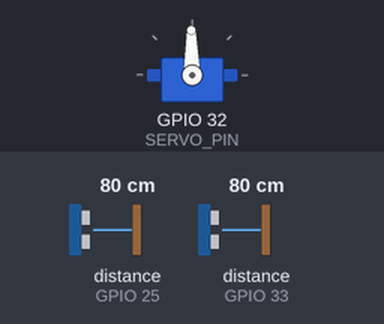
A sketch run on a simulated ESP32. On the bench: servo. The inputs (shaded band) are chosen by the test bench; at power-on: distance to the obstacle (sensors on GPIO 25, GPIO 33) 80 cm. WiFi joins after 1.5 s; servers stay silent unless stated; what the sketch prints to the serial monitor is not drawn.

Above: at 2.7 s.
2.8 s: distance to the obstacle (sensor on GPIO 25) set to 4 cm
5.8 s: distance to the obstacle (sensor on GPIO 33) set to 2 cm
At 6.5 s:
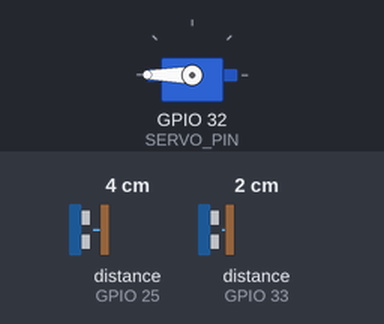
8.8 s: distance to the obstacle (sensor on GPIO 25) set to 9 cm
At 9.5 s:
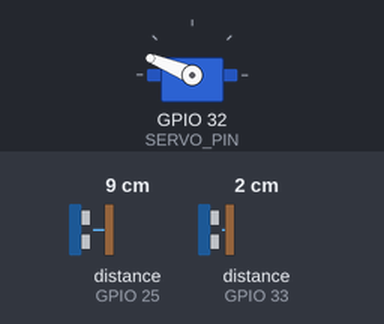
11.8 s: distance to the obstacle (sensor on GPIO 33) set to 4 cm
14.8 s: distance to the obstacle (sensor on GPIO 25) set to 2 cm
17.8 s: distance to the obstacle (sensor on GPIO 33) set to 9 cm
Timing chart, 0 to 68.3 s (numbered marks = the images above; inputs shaded):
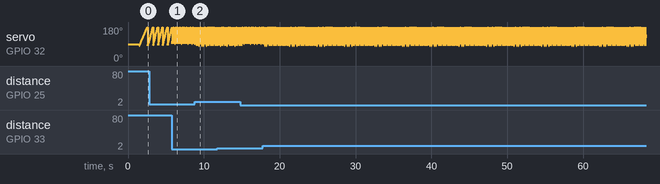

The sketch:

Rader.ino
```cpp
#include <Servo.h>
#include "NewPing.h"
#include <ArduinoJson.h>
#include <WiFi.h>
#include <WiFiClient.h>

//! Servo -----------------------------------------
#define SERVO_PIN 32
#define SERVO_START 0
#define SERVO_END 100
#define SERVO_WAIT 15

//! Ultrasonic Sensor -----------------------------
#define PING_PIN_1  33 //back
#define PING_PIN_2  25 //front
#define MAX_DISTANCE 107

struct ultrasonic_data {
  int dist1;
  int dist2;
};

int front [101];
int back [101];

//! Wifi ------------------------------------------

// WiFi credentials
const char* router_ssid = "The Creep Next Door";
const char* router_password = "IWon'tTellYouThough!";

// Socket server IP and port
const char* router_ip = "192.168.0.167";
const int router_port = 1234;

//receiving
unsigned int localUdpPort = 1234; // Local port to listen on

WiFiUDP udp;

//! Servo -----------------------------------------
Servo servoMotor;
NewPing sonar1(PING_PIN_1, PING_PIN_1, MAX_DISTANCE); //back
NewPing sonar2(PING_PIN_2, PING_PIN_2, MAX_DISTANCE); //front

void setup() {

  //! Servo -----------------------------------------
  servoMotor.attach(SERVO_PIN);  // attaches the servo on ESP32 pin

  //! Serial ----------------------------------------
  Serial.begin (115200);

  //! Wifi ------------------------------------------
  // connect to WiFi network as a station
  WiFi.begin(router_ssid, router_password);
  WiFi.setTxPower(WIFI_POWER_19_5dBm);    // Set WiFi RF power output to highest level

  Serial.println("Connecting to Router");
  while (WiFi.status() != WL_CONNECTED)
  {
    delay(500);
    Serial.print(".");
  }

  Serial.println("\nWiFi connected");
  Serial.println("IP address: ");
  Serial.println(WiFi.localIP());

  // Begin listening on a specific port (optional for sending)
  udp.begin(localUdpPort);
  Serial.println("UDP setup complete");

}

void loop() {

  //! Forward Motion -------------------------------
  // rotates from 0 degrees to n degrees

  /*
  for (int pos = SERVO_START; pos <= SERVO_END; pos += 1) {
    // in steps of 1 degree
    servoMotor.write(flipAngle(pos));
    struct ultrasonic_data mydata = getDistence();

    front[pos] = mydata.dist1;
    back[pos] = mydata.dist2;

    //Serial.print(mydata.dist1); Serial.print(" "); Serial.println(mydata.dist2);
  }

  sendUDP(toJson(front,back));

  delay(SERVO_WAIT);
  */

  //! Backward Motion ------------------------------
  // rotates from n degrees to 0 degrees
  for (int pos = SERVO_END; pos >= SERVO_START; pos -= 1) {
    servoMotor.write(flipAngle(pos));
    struct ultrasonic_data mydata = getDistence();

    front[pos] = mydata.dist1;
    back[pos] = mydata.dist2;

    //Serial.print(mydata.dist1); Serial.print(" "); Serial.println(mydata.dist2);
  }

  sendUDP(toJson(front,back));

  delay(SERVO_WAIT);
}

//? Send data to computer ---------------------------
void sendUDP(String message) {
  udp.beginPacket(router_ip, router_port);
  udp.write((uint8_t *)message.c_str(), message.length());
  udp.endPacket();
}

//? Convert the data to JSON format ----------------
String toJson(int front[], int back[])
{
  JsonDocument doc;
  JsonArray f = doc["f"].to<JsonArray>();
  JsonArray b = doc["b"].to<JsonArray>();

  for (int pos = 0; pos <= 100; pos += 1) {
    f.add(front[pos]);
    b.add(back[pos]);
  }

  String output;
  doc.shrinkToFit();
  serializeJson(doc, output);

  return output;
}

//? Flip the angle to get the correct distance -----
int flipAngle(int originalAngle) {
    if (originalAngle >= 0 && originalAngle <= 180) {
        return 180 - originalAngle;
    } else {
        return 0;
    }
}

//? Get the distance from the ultrasonic sensor -----
struct ultrasonic_data getDistence()
{
  struct ultrasonic_data data;
  data.dist1 = sonar2.ping_cm(MAX_DISTANCE); //front
  data.dist2 = sonar1.ping_cm(MAX_DISTANCE); //back
  return data;
}
```

Measured:
- by itself, servo on GPIO 32 (SERVO_PIN): ramps from 80° to 180° and jumps back, once every 0.20 s
